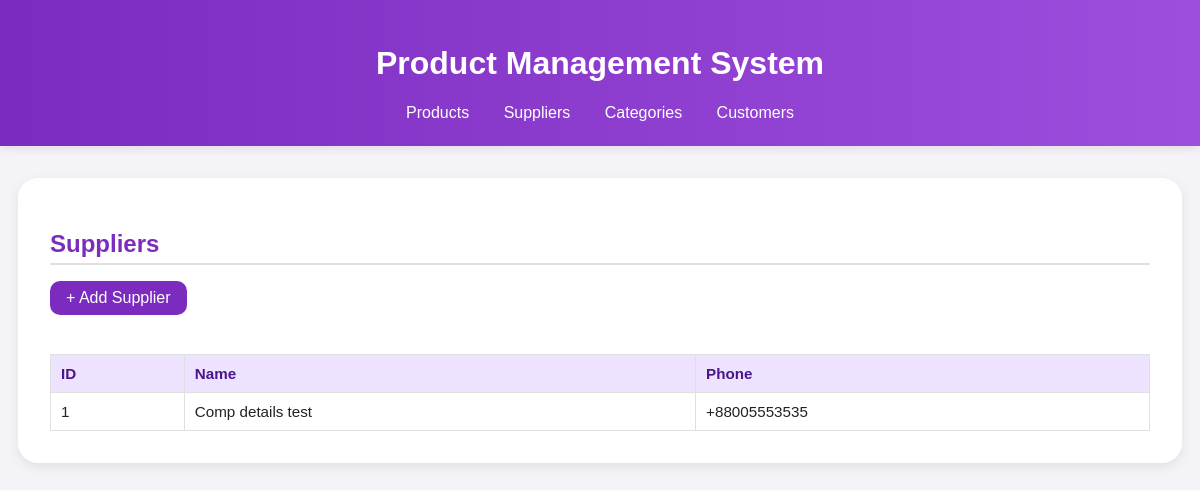
Before: /suppliers with the older database file.
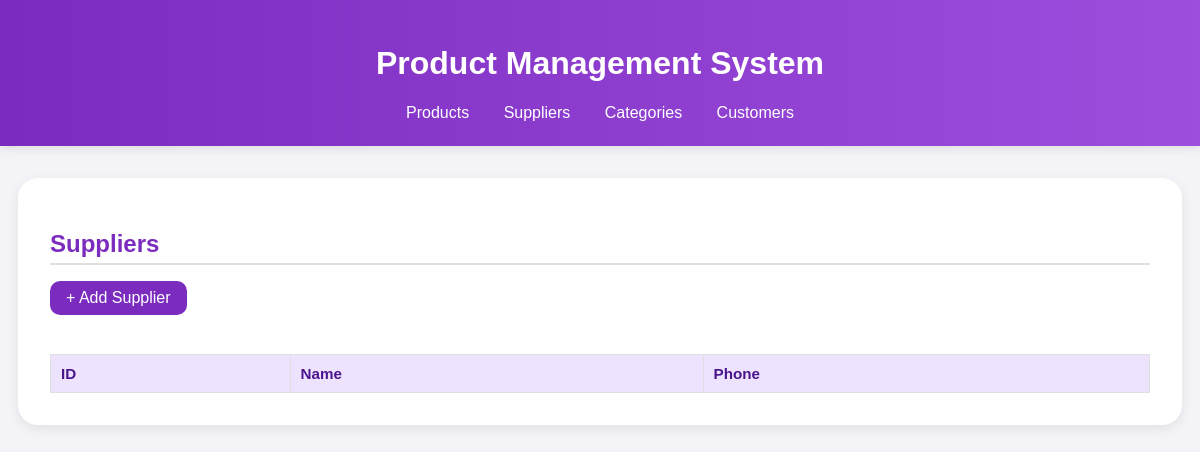
After: the same page with the newer database file.
### models.py (models this page shows)
class Supplier(db.Model):
    id = db.Column(db.Integer, primary_key=True)
    name = db.Column(db.String(120), nullable=False)
    phone = db.Column(db.String(50))
    products = db.relationship('Product', backref='supplier', lazy=True)

### routes.py (the view)
@app.route('/suppliers')
def suppliers():
    suppliers = Supplier.query.all()
    return render_template('suppliers.html', suppliers=suppliers)

### templates/suppliers.html (shortened to what this page needs)
{% extends 'base.html' %}
{% block content %}
<h2>Suppliers</h2>
<a class="btn-add" href="{{ url_for('add_supplier') }}">+ Add Supplier</a>
<div class="table-wrapper">
<table>
<thead><tr><th>ID</th><th>Name</th><th>Phone</th></tr></thead>
<tbody>
{% for s in suppliers %}
<tr><td>{{ s.id }}</td><td>{{ s.name }}</td><td>{{ s.phone }}</td></tr>
{% endfor %}
</tbody>
</table>
</div>
{% endblock %}

### templates/base.html (shortened to what this page needs)
<!DOCTYPE html>
<html lang="en">
<head>
    <link rel="stylesheet" href="{{ url_for('static', filename='style.css') }}">
</head>
<body>
<header>
    <h1>Product Management System</h1>
    <nav>
        <a href="{{ url_for('index') }}">Products</a>
        <a href="{{ url_for('suppliers') }}">Suppliers</a>
        <a href="{{ url_for('categories') }}">Categories</a>
        <a href="{{ url_for('customers') }}">Customers</a>
    </nav>
</header>
<main class="container">
    {% block content %}{% endblock %}
</main>
</body>
</html>

### static/style.css (style rules this page uses)
body { font-family: "Poppins", sans-serif; background: #f4f3f7; color: #222; margin: 0; padding: 0; }
header { background: linear-gradient(90deg, #7B2CBF, #9D4EDD); color: white; text-align: center; padding: 1.5rem 0; box-shadow: 0 2px 10px rgba(0,0,0,0.1); }
nav { margin-top: 10px; }
nav a { color: white; text-decoration: none; margin: 0 15px; font-weight: 500; transition: 0.3s; }
.container { max-width: 1100px; margin: 2rem auto; background: white; border-radius: 20px; box-shadow: 0 4px 12px rgba(0,0,0,0.08); padding: 2rem; }
h2 { color: #7B2CBF; border-bottom: 2px solid #E0E0E0; padding-bottom: 5px; margin-bottom: 1rem; }
.table-wrapper { overflow-x: auto; }
table { width: 100%; border-collapse: collapse; margin-top: 1.5rem; font-size: 0.95rem; }
th, td { border: 1px solid #e0e0e0; padding: 10px; text-align: left; }
th { background: #ede3ff; color: #4a148c; }
.btn-add { display: inline-block; background: #7B2CBF; color: white; padding: 8px 16px; border-radius: 10px; text-decoration: none; transition: 0.3s; margin-bottom: 15px; }

Changed rows visible on the page:
removed Supplier: id "1", name "Comp details test", phone "+88005553535"
